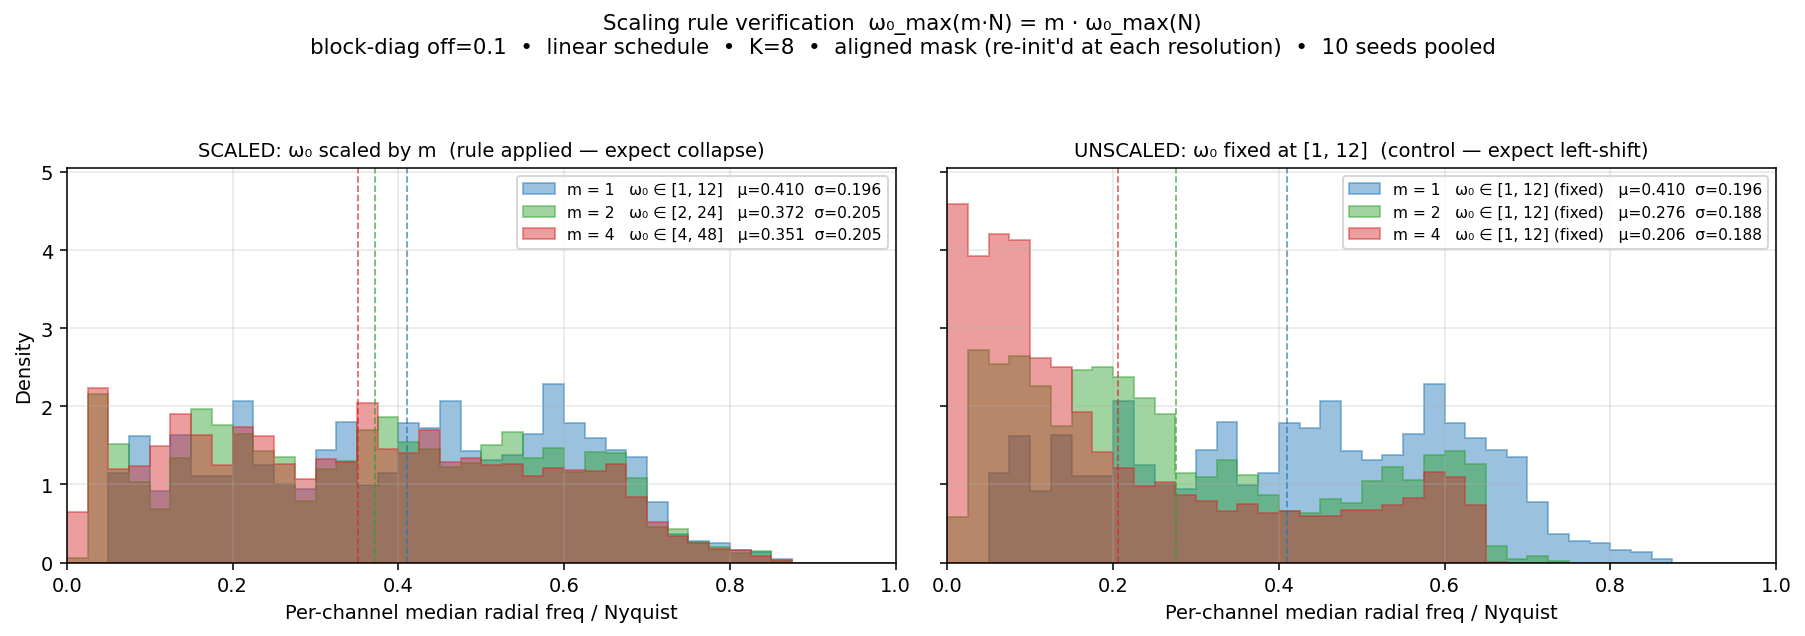

Write the Python code that produced this figure.
"""Verify the resolution scaling rule  ω₀(m·N) = m · ω₀(N)  on the block-diag
variant with the user's chosen defaults (off=0.1, linear[1, 12] at base).

We build the block-diag SIREN + aligned mask at three resolution multipliers
``m ∈ {1, 2, 4}`` under two regimes:

  - SCALED (rule applied): at multiplier m, ω₀_per_block = m · [1, 12]   schedule.
    Mask is rebuilt natively at the new grid_size (so init_std_low tracks the
    denser grid).  If the rule holds, per-channel median histograms in
    Nyquist-normalized coordinates should collapse onto each other.
  - UNSCALED (control): ω₀_per_block stays at [1, 12] at every m.  This is the
    "wrong" recipe; histograms should shift LEFT as m grows because the same
    continuous content occupies a smaller fraction of the new Nyquist.

Linear schedule, K=8, off_block_scale=0.1, aligned mask.

Run::

    PYTHONPATH=. python _tmp/spectrum_analysis/block_diag_scaling_verify.py
"""

from __future__ import annotations

import argparse
import math
import sys
from pathlib import Path

import matplotlib.pyplot as plt
import numpy as np
import torch


sys.path.insert(0, str(Path(__file__).parent))
from analyze_kernel_spectrum import (
    PR_BASE_L,
    PR_DATA_DIM,
    PR_HIDDEN_DIM,
    PR_KERNEL_EMBEDDING_DIM,
    PR_KERNEL_HIDDEN_OMEGA_0,
    PR_KERNEL_MLP_HIDDEN_DIM,
    PR_KERNEL_NUM_LAYERS,
    compute_spectrum_stats,
)
from multiband_omega0 import build_aligned_mask
from multiomega_classes import BlockDiagonalMultiOmegaSIRENKernelND


NUM_BLOCKS = 8
OMEGA0_MIN_BASE = 1.0
OMEGA0_MAX_BASE = 12.0
OFF_BLOCK_SCALE = 0.1


def _build(omega_per_block: np.ndarray, *, L: int, seed: int) -> BlockDiagonalMultiOmegaSIRENKernelND:
    torch.manual_seed(seed)
    return BlockDiagonalMultiOmegaSIRENKernelND(
        out_dim=PR_HIDDEN_DIM,
        data_dim=PR_DATA_DIM,
        mlp_hidden_dim=PR_KERNEL_MLP_HIDDEN_DIM,
        num_layers=PR_KERNEL_NUM_LAYERS,
        embedding_dim=PR_KERNEL_EMBEDDING_DIM,
        L_cache=L,
        use_bias=True,
        omega_0_per_block=omega_per_block,
        num_blocks=NUM_BLOCKS,
        off_block_scale=OFF_BLOCK_SCALE,
        hidden_omega_0=PR_KERNEL_HIDDEN_OMEGA_0,
    )


def _make_aligned_mask(L_cache: int):
    return build_aligned_mask(
        L_cache=L_cache,
        K=NUM_BLOCKS,
        channels_per_band=[PR_HIDDEN_DIM // NUM_BLOCKS] * NUM_BLOCKS,
    )


def _kernel_2d(siren, mask, L):
    with torch.no_grad():
        k, grid = siren(seq_lens=(L, L))
        if mask is not None:
            k = mask(grid=grid, x=k)
    return k.squeeze(0)


def _avg_stats(omega_per_block: np.ndarray, L: int, n_seeds: int) -> dict:
    mu, sg, r05m, plow = [], [], [], []
    medians_all = []
    for s in range(n_seeds):
        siren = _build(omega_per_block, L=L, seed=s)
        mask = _make_aligned_mask(L_cache=L)
        k = _kernel_2d(siren, mask, L)
        st = compute_spectrum_stats(k)
        mu.append(st.median_radius_per_channel.mean())
        sg.append(st.median_radius_per_channel.std())
        r05m.append(st.r05_per_channel.mean())
        plow.append(float(np.mean(st.r05_per_channel < 0.05)))
        medians_all.append(st.median_radius_per_channel)
    return dict(
        mu=float(np.mean(mu)),
        sigma=float(np.mean(sg)),
        sigma_se=float(np.std(sg) / math.sqrt(n_seeds)),
        r05_mean=float(np.mean(r05m)),
        pct_low=float(np.mean(plow)),
        medians_pooled=np.concatenate(medians_all, axis=0),
    )


def main() -> None:
    parser = argparse.ArgumentParser(description=__doc__, formatter_class=argparse.RawDescriptionHelpFormatter)
    parser.add_argument("--output-dir", type=Path, default=Path(__file__).parent)
    parser.add_argument("--n-seeds", type=int, default=10)
    parser.add_argument("--multipliers", type=int, nargs="+", default=[1, 2, 4])
    args = parser.parse_args()
    args.output_dir.mkdir(parents=True, exist_ok=True)

    print(
        f"K = {NUM_BLOCKS}  off_block_scale = {OFF_BLOCK_SCALE}  "
        f"base schedule = linear[{OMEGA0_MIN_BASE}, {OMEGA0_MAX_BASE}]  "
        f"n_seeds = {args.n_seeds}"
    )
    print(f"L_base = {PR_BASE_L}  (N_base = {2 * PR_BASE_L - 1})")

    results: dict[tuple[str, int], dict] = {}
    for m in args.multipliers:
        L_m = PR_BASE_L * m
        N_m = 2 * L_m - 1
        # SCALED: apply the rule — multiply the whole schedule by m.
        om_scaled = np.linspace(m * OMEGA0_MIN_BASE, m * OMEGA0_MAX_BASE, NUM_BLOCKS)
        r_scaled = _avg_stats(om_scaled, L_m, args.n_seeds)
        r_scaled["omega_per_block"] = om_scaled
        r_scaled["L"] = L_m
        r_scaled["N"] = N_m
        results[("scaled", m)] = r_scaled

        # UNSCALED (control): keep base schedule at every resolution.
        om_fixed = np.linspace(OMEGA0_MIN_BASE, OMEGA0_MAX_BASE, NUM_BLOCKS)
        r_fixed = _avg_stats(om_fixed, L_m, args.n_seeds)
        r_fixed["omega_per_block"] = om_fixed
        r_fixed["L"] = L_m
        r_fixed["N"] = N_m
        results[("unscaled", m)] = r_fixed

        print(f"\nm = {m}  (L = {L_m}, N = {N_m})")
        print(
            f"  SCALED   ω₀∈[{m * OMEGA0_MIN_BASE:.1f}, {m * OMEGA0_MAX_BASE:.1f}]  "
            f"μ={r_scaled['mu']:.3f}  σ={r_scaled['sigma']:.3f}  "
            f"r₀₅={r_scaled['r05_mean']:.3f}  %low={100 * r_scaled['pct_low']:.1f}%"
        )
        print(
            f"  UNSCALED ω₀∈[{OMEGA0_MIN_BASE:.1f}, {OMEGA0_MAX_BASE:.1f}]  "
            f"μ={r_fixed['mu']:.3f}  σ={r_fixed['sigma']:.3f}  "
            f"r₀₅={r_fixed['r05_mean']:.3f}  %low={100 * r_fixed['pct_low']:.1f}%"
        )

    # ── Summary table ──────────────────────────────────────────────────────
    print("\n" + "=" * 96)
    print(f"{'regime':>10} {'m':>3} {'L':>4} {'N':>4} {'ω₀ range':>14}   {'μ':>6} {'σ':>6} {'r₀₅':>6} {'%low':>6}")
    print("-" * 96)
    for regime in ("scaled", "unscaled"):
        for m in args.multipliers:
            r = results[(regime, m)]
            om = r["omega_per_block"]
            print(
                f"{regime:>10} {m:>3} {r['L']:>4} {r['N']:>4} "
                f"[{om[0]:>5.1f}, {om[-1]:>5.1f}]   "
                f"{r['mu']:>6.3f} {r['sigma']:>6.3f} {r['r05_mean']:>6.3f} "
                f"{100 * r['pct_low']:>5.1f}%"
            )
    print("=" * 96)
    # Scaling rule strength: max absolute deviation of (μ, σ) across m in the scaled regime.
    mus_scaled = np.array([results[("scaled", m)]["mu"] for m in args.multipliers])
    sgs_scaled = np.array([results[("scaled", m)]["sigma"] for m in args.multipliers])
    print("\n  SCALED regime collapse (what the rule predicts):")
    print(
        f"    μ    across m: mean={mus_scaled.mean():.4f}  "
        f"max|Δ|={float(np.max(np.abs(mus_scaled - mus_scaled.mean()))):.4f}  "
        f"(relative {100 * float(np.max(np.abs(mus_scaled - mus_scaled.mean()))) / mus_scaled.mean():.2f}%)"
    )
    print(
        f"    σ    across m: mean={sgs_scaled.mean():.4f}  "
        f"max|Δ|={float(np.max(np.abs(sgs_scaled - sgs_scaled.mean()))):.4f}  "
        f"(relative {100 * float(np.max(np.abs(sgs_scaled - sgs_scaled.mean()))) / sgs_scaled.mean():.2f}%)"
    )
    mus_unscaled = np.array([results[("unscaled", m)]["mu"] for m in args.multipliers])
    print("\n  UNSCALED control (what the rule predicts should SHIFT with m):")
    print(f"    μ    across m: {mus_unscaled}  (expected to drop as ≈ 1/m)")
    # If the rule is exact, μ_unscaled(m) ≈ μ_unscaled(1) / m
    ideal_drop = mus_unscaled[0] / np.array(args.multipliers, dtype=float)
    print(f"    predicted μ/m: {ideal_drop}  (theory if all content is below Nyquist at m=1)")

    # ── Plot ────────────────────────────────────────────────────────────────
    fig, axes = plt.subplots(1, 2, figsize=(13, 4.6), sharex=True, sharey=True)
    bins = np.linspace(0.0, 1.0, 41)
    colors = {1: "#1f77b4", 2: "#2ca02c", 4: "#d62728"}

    # Common y limit
    ymax = 0.0
    for r in results.values():
        d, _ = np.histogram(r["medians_pooled"], bins=bins, density=True)
        ymax = max(ymax, float(d.max()))

    # LEFT: scaled regime (rule applied)
    ax = axes[0]
    for m in args.multipliers:
        r = results[("scaled", m)]
        om_low, om_high = r["omega_per_block"][0], r["omega_per_block"][-1]
        ax.hist(
            r["medians_pooled"],
            bins=bins,
            density=True,
            color=colors[m],
            alpha=0.45,
            edgecolor=colors[m],
            linewidth=1.0,
            histtype="stepfilled",
            label=(f"m = {m}   ω₀ ∈ [{om_low:.0f}, {om_high:.0f}]   μ={r['mu']:.3f}  σ={r['sigma']:.3f}"),
        )
        ax.axvline(r["mu"], color=colors[m], linestyle="--", linewidth=0.9, alpha=0.7)
    ax.set_xlim(0, 1)
    ax.set_ylim(0, ymax * 1.1)
    ax.set_xlabel("Per-channel median radial freq / Nyquist")
    ax.set_ylabel("Density")
    ax.set_title("SCALED: ω₀ scaled by m  (rule applied — expect collapse)", fontsize=10)
    ax.legend(loc="upper right", fontsize=8)
    ax.grid(alpha=0.3)

    # RIGHT: unscaled control
    ax = axes[1]
    for m in args.multipliers:
        r = results[("unscaled", m)]
        ax.hist(
            r["medians_pooled"],
            bins=bins,
            density=True,
            color=colors[m],
            alpha=0.45,
            edgecolor=colors[m],
            linewidth=1.0,
            histtype="stepfilled",
            label=(f"m = {m}   ω₀ ∈ [1, 12] (fixed)   μ={r['mu']:.3f}  σ={r['sigma']:.3f}"),
        )
        ax.axvline(r["mu"], color=colors[m], linestyle="--", linewidth=0.9, alpha=0.7)
    ax.set_xlim(0, 1)
    ax.set_ylim(0, ymax * 1.1)
    ax.set_xlabel("Per-channel median radial freq / Nyquist")
    ax.set_title("UNSCALED: ω₀ fixed at [1, 12]  (control — expect left-shift)", fontsize=10)
    ax.legend(loc="upper right", fontsize=8)
    ax.grid(alpha=0.3)

    fig.suptitle(
        f"Scaling rule verification  ω₀_max(m·N) = m · ω₀_max(N)\n"
        f"block-diag off={OFF_BLOCK_SCALE}  •  linear schedule  •  K={NUM_BLOCKS}  •  "
        f"aligned mask (re-init'd at each resolution)  •  {args.n_seeds} seeds pooled",
        fontsize=11,
    )
    fig.tight_layout(rect=[0.0, 0.0, 1.0, 0.92])
    out_path = args.output_dir / "block_diag_scaling_verify.png"
    fig.savefig(out_path, dpi=140, bbox_inches="tight")
    plt.close(fig)
    print(f"\n→ wrote {out_path}")


if __name__ == "__main__":
    main()
